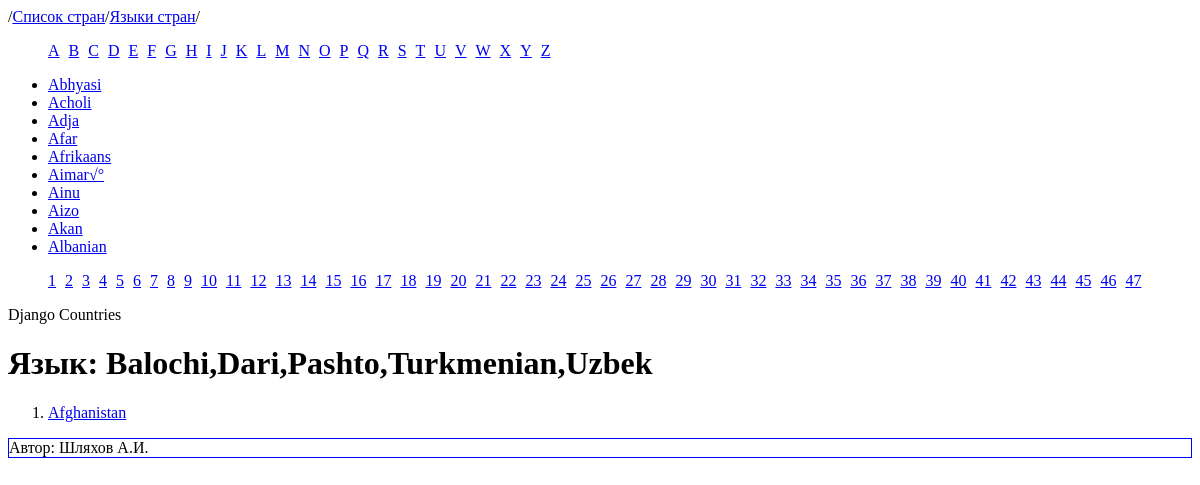
/countries-list/special-language/Balochi,Dari,Pashto,Turkmenian,Uzbek/, run on the app's committed database.
### MainApp/models.py (models this page shows)
class Country(models.Model):
    country = models.CharField(max_length=100)
    languages = models.CharField(max_length=200)

### MainApp/views.py (the view)
# urls.py: path('countries-list/special-language/<str:language>/', views.countries_with_spec_lang),
def countries_with_spec_lang(request, language):
    match_countrires = []
    countries = Country.objects.all()
    unic_language_list = sorted(set([language for country in countries
                                     for language in country.languages.split(',')]))
    for country in countries:
        if language in country.languages:
            match_countrires.append(country.country)
    paginator = Paginator(unic_language_list, 10)
    page_number = request.GET.get('page')
    page_obj = paginator.get_page(page_number)
    context = {
        "countries": match_countrires,
        'language': language,
        "alfabet": ascii_uppercase,
        'page_obj': page_obj,
    }
    return render(request, "countries_with_spec_lang.html", context)

### templates/countries_with_spec_lang.html (shortened to what this page needs)
{% extends "base_languages_page.html" %}
{% block content %}
    <h1>Язык: {{ language }}</h1>
    <ol>
    {% for country in countries %}
    <li><a href="/countries-list/{{ country }}">{{ country }}</a></li>
    {% endfor %}
    </ol>
{% endblock %}

### data on the page
Country: languages "Balochi,Dari,Pashto,Turkmenian,Uzbek", countries "Afghanistan"

### other printed values
{{ char }} "A" "B" "C" "D" "E" "F" "G" "H" "I" "J" "K" "L" "M" "N" "O" "P" "Q" "R" "S" "T" "U" "V" "W" "X" "Y" "Z"
{{ language }} "Abhyasi" "Acholi" "Adja" "Afar" "Afrikaans" "Aimar√°" "Ainu" "Aizo" "Akan" "Albanian"
{{ p }} "1" "2" "3" "4" "5" "6" "7" "8" "9" "10" "11" "12" "13" "14" "15" "16" "17" "18" "19" "20" "21" "22" "23" "24" "25" "26" "27" "28" "29" "30" "31" "32" "33" "34" "35" "36" "37" "38" "39" "40" "41" "42" "43" "44" "45" "46" "47"
